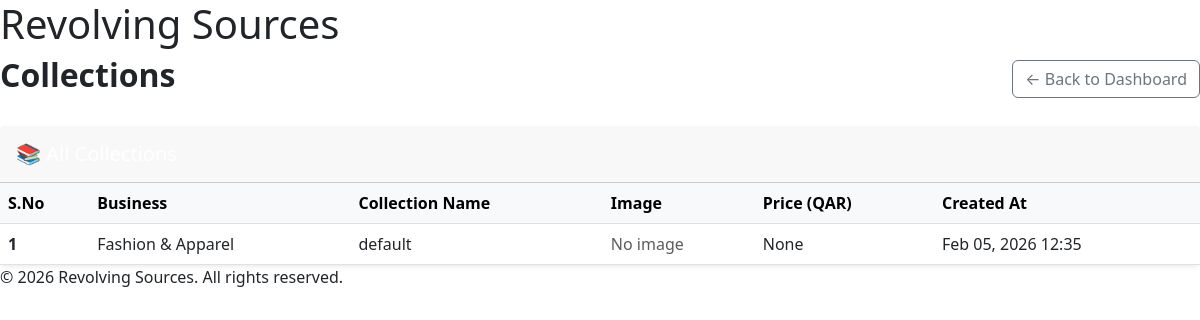
Page /collections on the earlier database version.
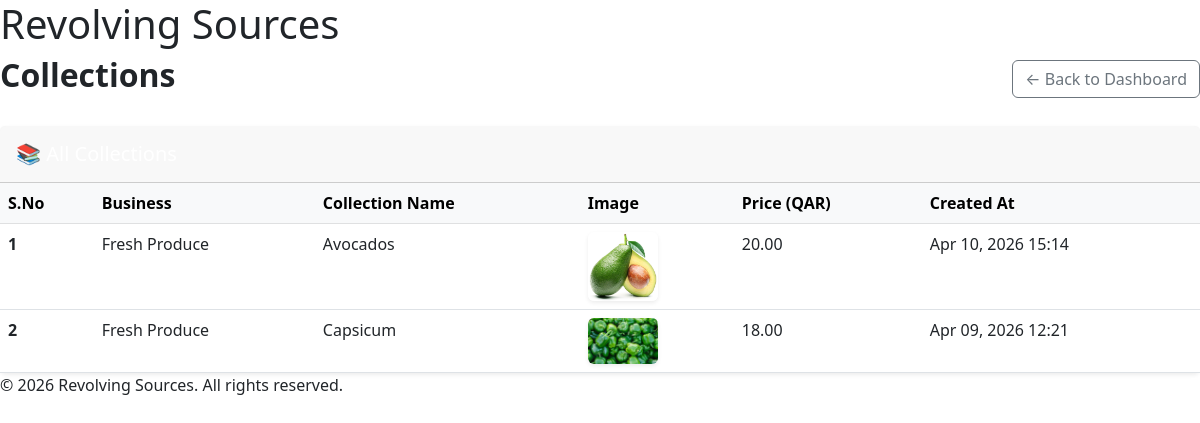
Same page on the later database version.
### infoweb/models.py (models this page shows, shortened)
class Collection(models.Model):
    business = models.ForeignKey('Business', on_delete=models.CASCADE, related_name='collections')
    name = models.CharField(max_length=150)
    description = models.TextField(blank=True)
    image = models.ImageField(upload_to='collections/', blank=True, null=True)
    price = models.DecimalField(max_digits=10, decimal_places=2, blank=True, null=True)
    created_at = models.DateTimeField(auto_now_add=True)

class Business(models.Model):
    BUSINESS_TYPES = [
        ('produce', 'Fresh Produce'),
        ('ecommerce', 'E-Commerce'),
        ('services', 'Business Services'),
        ('apparel', 'Fashion & Apparel'),
    ]
    type = models.CharField(max_length=20, choices=BUSINESS_TYPES)
    title = models.CharField(max_length=100)
    subtitle = models.CharField(max_length=150)
    description = models.TextField()
    features = models.JSONField(default=list)  # store list of features
    image_url = models.URLField(blank=True)

### infoweb/views.py (the view)
# urls.py: path('collections',views.collection_list,name='collection-list'),
def collection_list(request):
    collections = Collection.objects.select_related('business').order_by('-created_at')
    return render(request, "infoweb/collection_list.html", {
        "collections": collections
    })

### infoweb/templates/infoweb/collection_list.html
{% extends "infoweb/layout.html" %}
{% block body %}
    <div class="d-flex justify-content-between align-items-center mb-4">
        <h2 class="fw-bold text-teal">Collections</h2>
        <a href="{% url 'index' %}" class="btn btn-outline-secondary">
        ← Back to Dashboard
        </a>
    </div>
    <div class="card shadow-sm border-0">
        <div class="card-header bg-teal text-white py-3">
        <h5 class="mb-0">📚 All Collections</h5>
        </div>
        <div class="card-body bg-white p-0">
        {% if collections %}
        <table class="table table-hover mb-0">
            <thead class="table-light">
            <tr>
                <th scope="col">S.No</th>
                <th scope="col">Business</th>
                <th scope="col">Collection Name</th>
                <th scope="col">Image</th>
                <th scope="col">Price (QAR)</th>
                <th scope="col">Created At</th>
            </tr>
            </thead>
            <tbody>
            {% for collection in collections %}
            <tr>
                <th scope="row">{{ forloop.counter }}</th>
                <td>{{ collection.business.title }}</td>
                <td>{{ collection.name }}</td>
                <td>
                {% if collection.image %}
                    <img src="{{ collection.image.url }}" alt="{{ collection.name }}" width="70" class="rounded shadow-sm" />
                {% else %}
                    <span class="text-muted">No image</span>
                {% endif %}
                </td>
                <td>{{ collection.price }}</td>
                <td>{{ collection.created_at|date:"M d, Y H:i" }}</td>
            </tr>
            {% endfor %}
            </tbody>
        </table>
        {% else %}
        <div class="p-4 text-center text-muted">
            No collections found. Start by adding a new collection!
        </div>
        {% endif %}
        </div>
    </div>
    {% endblock %}

### infoweb/templates/infoweb/layout.html (shortened to what this page needs)
{% load static %}
<!DOCTYPE html>
<html lang="en">
    <head>
        <link rel="stylesheet" href="https://cdn.jsdelivr.net/npm/bootstrap@5.3.0/dist/css/bootstrap.min.css">
    </head>
    <body>
        <header>
            <h1>Revolving Sources</h1>
        </header>
        <main>
            {% block body %}{% endblock %}
        </main>
        <footer>
    <div class="pt-8 border-t border-slate-800 flex flex-col md:flex-row justify-between items-center gap-4">
        <p class="text-slate-500 text-sm">
            © {% now "Y" %} Revolving Sources. All rights reserved.
        </p>
    </div>
</footer>
    </body>

Differences in the rows shown:
no longer on this page (row unchanged): Collection: business "Fashion & Apparel", name "default", image "No image", price "None", created_at "Feb 05, 2026 12:35"
added Collection: business "Fresh Produce", name "Avocados", image (picture), price "20.00", created_at "Apr 10, 2026 15:14"
added Collection: business "Fresh Produce", name "Capsicum", image (picture), price "18.00", created_at "Apr 09, 2026 12:21"
